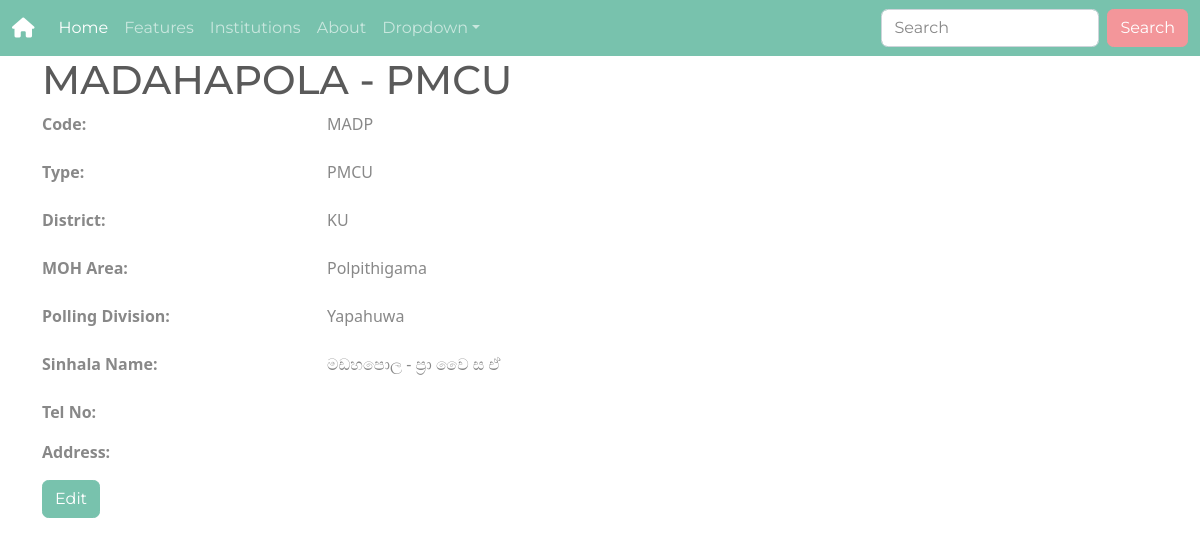
/insti-detail/4, run on the app's committed database.
### institutions/models.py (models this page shows, shortened)
class Institution(models.Model):
    TYPES = [
        ('BHA', 'BHA'),
        ('BHB', 'BHB'),
        ('DHA', 'DHA'),
        ('DHB', 'DHB'),
        ('DHC', 'DHC'),
        ('PMCU', 'PMCU'),
        ('UNIT', 'UNIT'),
        ('SDC', 'SDC'),
        ('ADC', 'ADC'),
        ('MOH', 'MOH'),
        ('PGH', 'PGH'),
        ('ELSE', 'ELSE'),
    ]
    DISTRICT = [
        ('PU', 'PU'),
        ('KU', 'KU'),
    ]
    code = models.CharField(blank=True, null=True, max_length=4)
    institution_name = models.CharField(max_length=30)
    type = models.CharField(max_length=4, choices=TYPES)
    district = models.CharField(max_length=2, choices=DISTRICT)
    moh_area = models.ForeignKey(MOHArea, on_delete=models.PROTECT)
    polling_divition = models.ForeignKey(
        PollingDivision, on_delete=models.PROTECT)
    sinhala_name = models.CharField(blank=True, null=True, max_length=30)
    tel_no = models.CharField(blank=True, null=True, max_length=10)
    address = models.TextField(blank=True, null=True)

class MOHArea(models.Model):
    DISTRICT = [
        ('PU', 'PU'),
        ('KU', 'KU'),
    ]
    name = models.CharField(max_length=30)
    district = models.CharField(max_length=2, choices=DISTRICT)
    def __str__(self):
        return str(self.name)

class PollingDivision(models.Model):
    DISTRICT = [
        ('PU', 'PU'),
        ('KU', 'KU'),
    ]
    name = models.CharField(max_length=30)
    district = models.CharField(max_length=2, choices=DISTRICT)
    def __str__(self):
        return str(self.name)

### institutions/views.py (the view)
# urls.py: path('insti-detail/<pk>', InstitutionDetail.as_view(), name='insti-detail'),
class InstitutionDetail(DetailView):
    model = Institution

### institutions/templates/institutions/institution_detail.html (shortened to what this page needs)
{% extends "base.html" %}
{% load static %}
{% block content %}
<div class="container">
    <h1>{{ object.institution_name }}</h1>
    <dl class="row">
        <dt class="col-sm-3">Code:</dt>
        <dd class="col-sm-9">{{ object.code }}</dd>
    </dl>
    <dl class="row">
        <dt class="col-sm-3">Type:</dt>
        <dd class="col-sm-9">{{ object.type }}</dd>
    </dl>
    <dl class="row">
        <dt class="col-sm-3">District:</dt>
        <dd class="col-sm-9">{{ object.district }}</dd>
    </dl>
    <dl class="row">
        <dt class="col-sm-3">MOH Area:</dt>
        <dd class="col-sm-9">{{ object.moh_area }}</dd>
    </dl>
    <dl class="row">
        <dt class="col-sm-3">Polling Division:</dt>
        <dd class="col-sm-9">{{ object.polling_divition }}</dd>
    </dl>
    <dl class="row">
        <dt class="col-sm-3">Sinhala Name:</dt>
        <dd class="col-sm-9">{{ object.sinhala_name }}</dd>
    </dl>
    <dl class="row">
        <dt class="col-sm-3">Tel No:</dt>
        <dd class="col-sm-9">{{ object.tel_no }}</dd>
    </dl>
    <dl class="row">
        <dt class="col-sm-3">Address:</dt>
        <dd class="col-sm-9">{{ object.address }}</dd>
    </dl>
    <a class="btn btn-primary" href={% url 'insti-update' object.pk %} role="button">Edit</a>
</div>
{% endblock content %}

### data on the page
Institution: institution_name "MADAHAPOLA - PMCU", code "MADP", type "PMCU", district "KU", moh_area "Polpithigama", polling_divition "Yapahuwa", sinhala_name "මඩහපොල - ප්‍රා වෛ ස ඒ"
